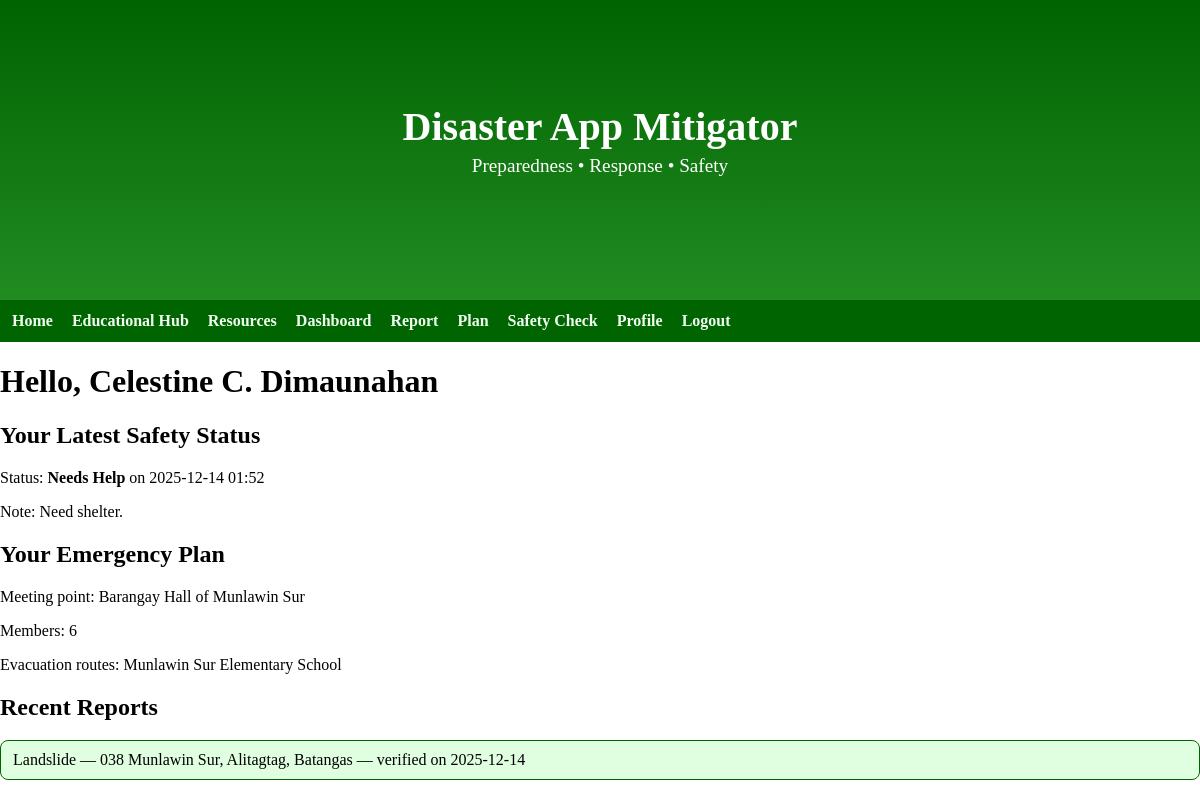
Page /home (signed in) on the committed database.
### python/models.py (models this page shows, shortened)
class User(db.Model):
    __tablename__ = "user"
    id = db.Column(db.Integer, primary_key=True)
    email = db.Column(db.String(255), unique=True, nullable=False)
    full_name = db.Column(db.String(255), nullable=False)
    phone = db.Column(db.String(50))
    address = db.Column(db.Text)
    role = db.Column(db.String(50), default="user", nullable=False)
    password_hash = db.Column(db.String(255), nullable=False)
    created_at = db.Column(db.DateTime, default=datetime.utcnow)

class SafetyCheck(db.Model):
    __tablename__ = "safety_check"
    id = db.Column(db.Integer, primary_key=True)
    user_id = db.Column(db.Integer, db.ForeignKey("user.id"), nullable=False)
    status = db.Column(db.String(50), nullable=False)
    note = db.Column(db.Text)
    created_at = db.Column(db.DateTime, default=datetime.utcnow)
    user = db.relationship("User")

class EmergencyPlan(db.Model):
    __tablename__ = "emergency_plan"
    id = db.Column(db.Integer, primary_key=True)
    user_id = db.Column(db.Integer, db.ForeignKey("user.id"), nullable=False)
    household_members = db.Column(db.Integer, default=1)
    meeting_point = db.Column(db.String(255))
    evacuation_routes = db.Column(db.Text)
    supply_checklist = db.Column(db.Text)
    notes = db.Column(db.Text)
    created_at = db.Column(db.DateTime, default=datetime.utcnow)
    user = db.relationship("User")

class CommunityReport(db.Model):
    __tablename__ = "community_report"
    id = db.Column(db.Integer, primary_key=True)
    user_id = db.Column(db.Integer, db.ForeignKey("user.id"), nullable=False)
    disaster_type = db.Column(db.String(100), nullable=False)
    location = db.Column(db.String(255), nullable=False)
    description = db.Column(db.Text, nullable=False)
    status = db.Column(db.String(50), default="pending", nullable=False)  # pending, verified, resolved
    verified_by_admin_id = db.Column(db.Integer, db.ForeignKey("user.id"))
    created_at = db.Column(db.DateTime, default=datetime.utcnow)
    user = db.relationship("User", foreign_keys=[user_id])
    verified_by_admin = db.relationship("User", foreign_keys=[verified_by_admin_id])

### app.py (the view)
@app.route("/home")
@login_required
def home():
    user = User.query.get(session["user_id"])
    reports = CommunityReport.query.filter_by(user_id=user.id).order_by(CommunityReport.created_at.desc()).limit(5).all()
    safety = SafetyCheck.query.filter_by(user_id=user.id).order_by(SafetyCheck.created_at.desc()).first()
    plan = EmergencyPlan.query.filter_by(user_id=user.id).order_by(EmergencyPlan.created_at.desc()).first()
    return render_template("home.html", user=user, reports=reports, safety=safety, plan=plan)

### python/utils.py (called while the page is built)
def login_required(f):
    @wraps(f)
    def decorated_function(*args, **kwargs):
        if not session.get("user_id"):
            flash("Please log in to access this page.")
            return redirect(url_for("login"))
        return f(*args, **kwargs)
    return decorated_function

### templates/home.html (shortened to what this page needs)
{% extends "base.html" %}
{% block content %}
  <h1>Hello, {{ user.full_name }}</h1>
  <section>
    <h2>Your Latest Safety Status</h2>
    {% if safety %}
      <p>Status: <strong>{{ safety.status }}</strong> on {{ safety.created_at.strftime("%Y-%m-%d %H:%M") }}</p>
      <p>Note: {{ safety.note or "None" }}</p>
    {% else %}
      <p>No safety check yet.</p>
    {% endif %}
  </section>
  <section>
    <h2>Your Emergency Plan</h2>
    {% if plan %}
      <p>Meeting point: {{ plan.meeting_point or "Not set" }}</p>
      <p>Members: {{ plan.household_members }}</p>
      <p>Evacuation routes: {{ plan.evacuation_routes or "Not set" }}</p>
    {% else %}
      <p>No saved plan yet. <a href="{{ url_for('emergencyplangenerator') }}">Create one</a>.</p>
    {% endif %}
  </section>
  <section>
    <h2>Recent Reports</h2>
    <ul>
      {% for r in reports %}
        <li>{{ r.disaster_type }} — {{ r.location }} — {{ r.status }} on {{ r.created_at.strftime("%Y-%m-%d") }}</li>
      {% else %}
        <li>No recent reports.</li>
      {% endfor %}
    </ul>
  </section>
{% endblock %}

### static/css/style.css (style rules this page uses)
body, .navbar { margin: 0; padding: 0; }
body::before { content: ""; position: fixed; top: 0; left: 0; right: 0; bottom: 0; background: rgba(255, 255, 255, 0.6); z-index: -1; }
section h2 + ul { list-style: none; padding-left: 0; margin: 0 0 20px 0; }
section h2 + ul li { background-color: #e0ffe0; border: 1px solid #006400; border-radius: 8px; padding: 10px 12px; margin-bottom: 10px; display: flex; align-items: center; justify-content: space-between; flex-wrap: nowrap; }

### rows in the picture
User: full_name "Celestine C. Dimaunahan"
SafetyCheck: status "Needs Help", created_at "2025-12-14 01:52", note "Need shelter."
EmergencyPlan: meeting_point "Barangay Hall of Munlawin Sur", household_members "6", evacuation_routes "Munlawin Sur Elementary School"
CommunityReport: disaster_type "Landslide", location "038 Munlawin Sur, Alitagtag, Batangas", status "verified", created_at "2025-12-14"
